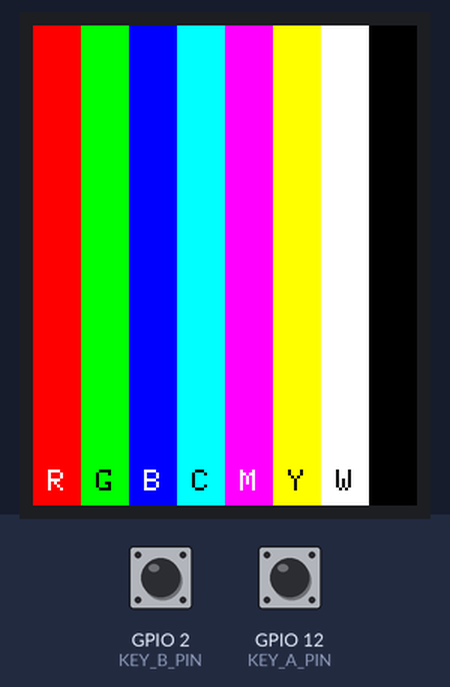
The sketch below on a simulated ESP32. Parts: 128×160 colour display. Inputs (shaded band) come from the test bench; at power-on: GPIO 12 (KEY_A_PIN) HIGH, GPIO 2 (KEY_B_PIN) HIGH. What the sketch prints to the serial monitor is not drawn.

Above: at 2.9 s.
3.0 s: GPIO 12 (KEY_A_PIN) pulled LOW for 0.15 s
At 3.5 s:
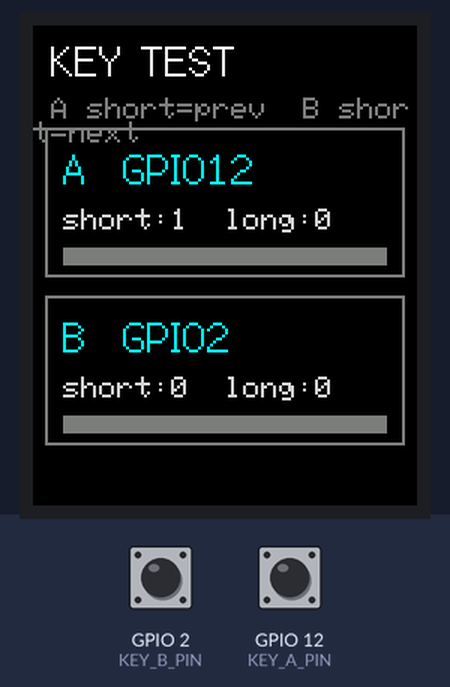
4.7 s: GPIO 2 (KEY_B_PIN) pulled LOW for 1 s
At 6.1 s:
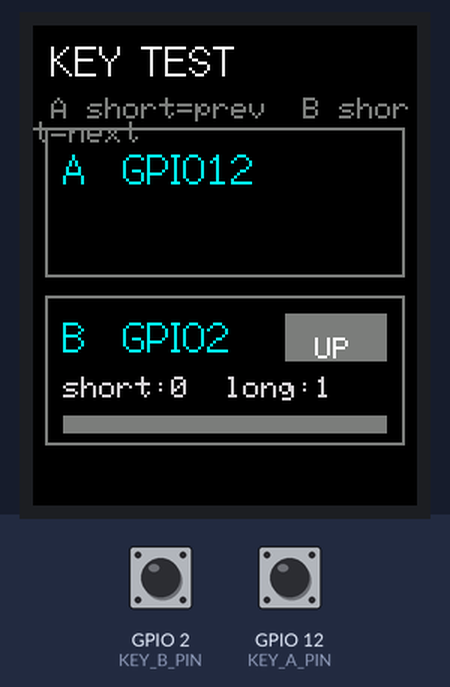
7.2 s: GPIO 2 (KEY_B_PIN) pulled LOW for 0.15 s
At 7.32 s:
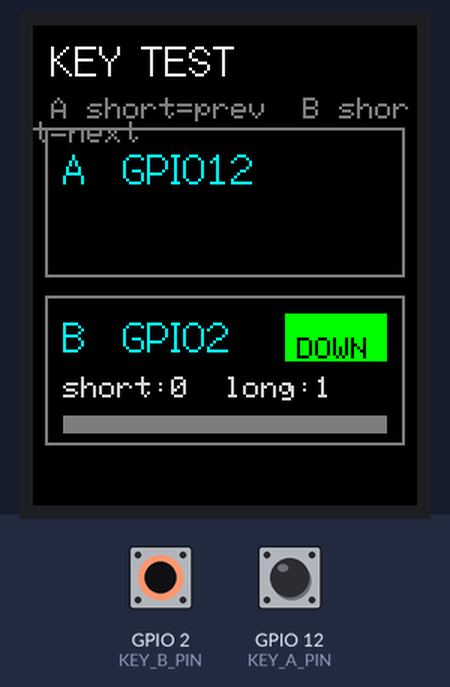
8.9 s: GPIO 12 (KEY_A_PIN) pulled LOW for 0.15 s
At 10.3 s:
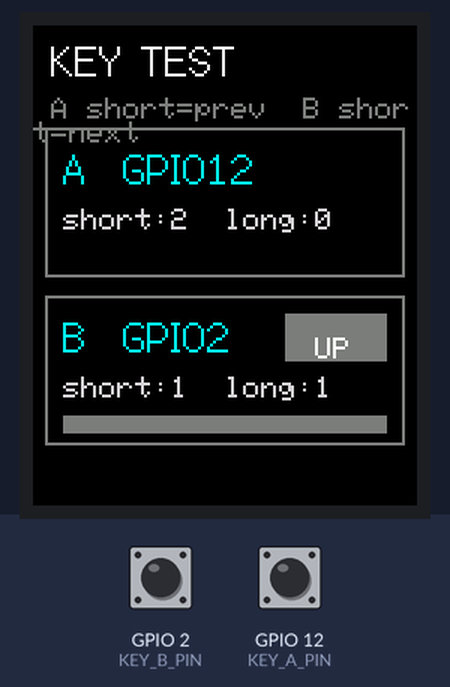
10.6 s: GPIO 12 (KEY_A_PIN) pulled LOW for 1 s
At 10.78 s:
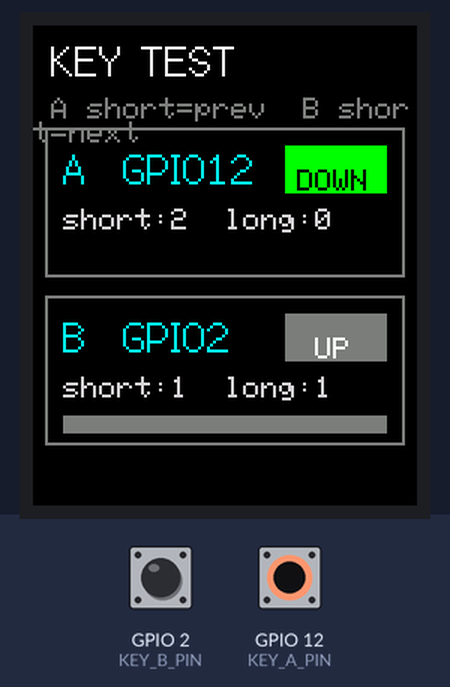
13.1 s: GPIO 2 (KEY_B_PIN) pulled LOW for 0.15 s
At 14.1 s:
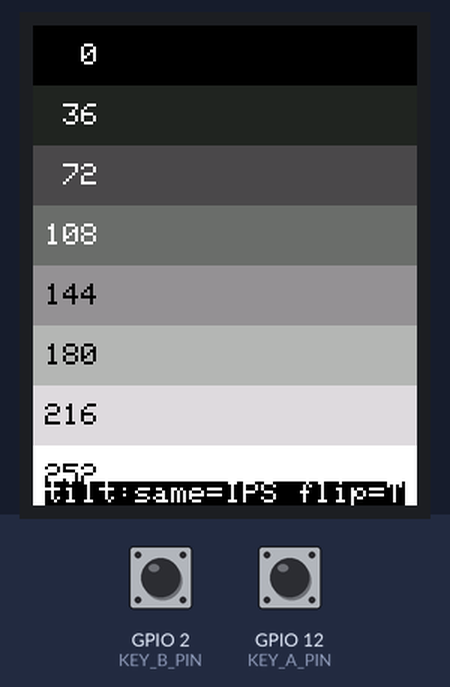
Timing chart, 0 to 15.8 s (numbered marks = the images above; inputs shaded):
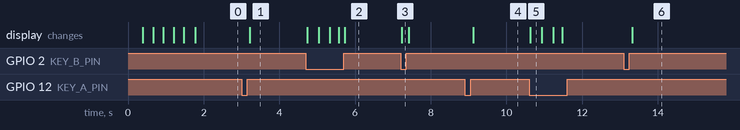

Measured:
- after the input at 3.0 s, the display: changes after 0.21 s (image 1)
- after the input at 4.7 s, the display: first changes at once (image 2 shows a later state)
- after the input at 7.2 s, the display: changes at once (image 3)
- after the input at 8.9 s, the display: changes after 0.22 s (image 4)
- after the input at 10.6 s, the display: changes at once (image 5)
- after the input at 13.1 s, the display: changes after 0.23 s (image 6)

The sketch:

DisplayTest.ino
```cpp
/* ============================================================================
 *  DisplayTest.ino —— 双层 ESP8266 倒数日
 *  屏幕 + 按键 联测程序（第一版点屏验证）
 * ----------------------------------------------------------------------------
 *  硬件接线（NodeMCU 丝印）：
 *    ST7735 屏： CS->D8  DC->D3  RST->D0  MOSI->D7  SCLK->D5  BLK->3.3V
 *    按键：      A -> D6 (GPIO12)      B -> D4 (GPIO2)    按下接地
 *
 *  本程序做什么：
 *    1. 开机先全屏快闪 红/绿/蓝/白/黑 —— 一眼判断屏是否点亮、有无坏区
 *    2. 彩条页  ：8 根纯色竖条（验证颜色对不对）
 *    3. 灰阶页  ：8 级灰阶横条（侧看不变序 = IPS；顺序颠倒 = TN）
 *    4. 边框页  ：四角定位块 + 边框 + 文字（验证偏移量和字体）
 *    5. 按键页  ：实时显示 A/B 电平、短按计数、长按进度条
 *
 *  操作方式：
 *    未按过任何键时，页面每 3.5 秒自动轮播（0->1->2）
 *    A 短按 = 上一页    B 短按 = 下一页
 *    A 长按 = 回彩条页  B 长按 = 进按键页（长按进度条会走满 0.8 秒）
 *
 *  串口 115200（只用于看日志，不需要输入）
 * ==========================================================================*/

#include <TFT_eSPI.h>

TFT_eSPI tft = TFT_eSPI();

/* ---------------------------- 按键配置 ----------------------------------- */

const uint8_t  KEY_A_PIN   = 12;   // D6
const uint8_t  KEY_B_PIN   = 2;    // D4
const uint16_t DEBOUNCE_MS = 25;   // 消抖
const uint16_t LONG_MS     = 800;  // 长按阈值（与交互设计一致）

struct Key {
  const char *name;
  uint8_t  pin;
  bool     stable;        // 消抖后的状态，true = 按下
  bool     lastRaw;       // 上次原始读数
  uint32_t lastChange;    // 原始电平变化时间（消抖用）
  uint32_t pressStart;    // 按下开始时间（长按计时用）
  bool     longFired;     // 本次按压是否已触发长按
  uint16_t shortCnt;      // 短按计数
  uint16_t longCnt;       // 长按计数
};

Key keyA = { "A", KEY_A_PIN, false, false, 0, 0, false, 0, 0 };
Key keyB = { "B", KEY_B_PIN, false, false, 0, 0, false, 0, 0 };

// 事件返回值
enum { EV_NONE = 0, EV_SHORT = 1, EV_LONG = 2 };

/* ---------------------------- 页面管理 ----------------------------------- */

const uint8_t PAGE_COUNT = 4;
uint8_t  page       = 0;
bool     anyKeyEver = false;        // 一旦按过键，停止自动轮播
uint32_t lastAuto   = 0;
const uint32_t AUTO_MS = 3500;

/* ============================ 页面绘制 =================================== */

/* 页 0：彩条 */
void drawColorBars() {
  const uint16_t cols[8] = { TFT_RED, TFT_GREEN, TFT_BLUE, TFT_CYAN,
                             TFT_MAGENTA, TFT_YELLOW, TFT_WHITE, TFT_BLACK };
  const char *nm[8]      = { "R", "G", "B", "C", "M", "Y", "W", "K" };
  tft.fillScreen(TFT_BLACK);
  for (uint8_t i = 0; i < 8; i++) {
    tft.fillRect(i * 16, 0, 16, 160, cols[i]);
    // 亮色底用黑字、暗色底用白字
    bool dark = (i == 0 || i == 2 || i == 4);
    tft.setTextColor(dark ? TFT_WHITE : TFT_BLACK, cols[i]);
    tft.setTextFont(1);
    tft.setCursor(i * 16 + 5, 148);
    tft.print(nm[i]);
  }
}

/* 页 1：灰阶（IPS/TN 判定页） */
void drawGrayscale() {
  tft.fillScreen(TFT_BLACK);
  for (uint8_t i = 0; i < 8; i++) {
    uint8_t g = i * 36;                      // 0,36,...,252
    uint16_t c = tft.color565(g, g, g);
    tft.fillRect(0, i * 20, 128, 20, c);
    tft.setTextFont(1);
    tft.setTextColor(g > 128 ? TFT_BLACK : TFT_WHITE, c);
    tft.setCursor(4, i * 20 + 6);
    tft.printf("%3d", g);
  }
  tft.setTextColor(TFT_WHITE, TFT_BLACK);
  tft.setCursor(4, 152);
  tft.print("tilt:same=IPS flip=TN");        // 提示：斜看，顺序不变=IPS
}

/* 页 2：边框 + 定位块 + 文字 */
void drawFramePage() {
  tft.fillScreen(TFT_BLACK);
  tft.drawRect(0, 0, 128, 160, TFT_WHITE);

  // 四角定位块：若某块被裁掉/移位，说明显示偏移量不对
  tft.fillRect(3, 3, 8, 8, TFT_RED);       // 左上
  tft.fillRect(117, 3, 8, 8, TFT_GREEN);   // 右上
  tft.fillRect(3, 149, 8, 8, TFT_BLUE);    // 左下
  tft.fillRect(117, 149, 8, 8, TFT_YELLOW);// 右下

  // 中心十字
  tft.drawFastHLine(44, 80, 40, TFT_DARKGREY);
  tft.drawFastVLine(64, 60, 40, TFT_DARKGREY);

  tft.setTextDatum(MC_DATUM);
  tft.setTextColor(TFT_WHITE, TFT_BLACK);

  tft.setTextFont(2);
  tft.drawString("128x160", 64, 38);

  tft.setTextFont(1);
  tft.drawString("ABCDEFGHIJKLMNOPQRST", 64, 60);   // 20 字符 = 120px
  tft.drawString("abcdefghijklmnopqrst", 64, 72);
  tft.drawString("0123456789 : . - +", 64, 84);

  tft.setTextColor(TFT_LIGHTGREY, TFT_BLACK);
  tft.drawString("TL=R TR=G BL=B BR=Y", 64, 106);    // 四角色块图例
  tft.drawString("edge line broken?", 64, 118);
}

/* 页 3：按键监视 */
void drawKeyBoxStatic(uint8_t y, const Key *k) {
  tft.drawRect(4, y, 120, 50, TFT_DARKGREY);
  tft.setTextDatum(TL_DATUM);
  tft.setTextFont(2);
  tft.setTextColor(TFT_CYAN, TFT_BLACK);
  tft.setCursor(10, y + 6);
  tft.printf("%s  GPIO%u", k->name, k->pin);
}

void drawKeyPage(bool full) {
  if (full) {
    tft.fillScreen(TFT_BLACK);
    tft.setTextDatum(TL_DATUM);
    tft.setTextFont(2);
    tft.setTextColor(TFT_WHITE, TFT_BLACK);
    tft.setCursor(6, 4);
    tft.print("KEY TEST");
    tft.setTextFont(1);
    tft.setTextColor(TFT_DARKGREY, TFT_BLACK);
    tft.setCursor(6, 24);
    tft.print("A short=prev  B short=next");
    drawKeyBoxStatic(34, &keyA);
    drawKeyBoxStatic(90, &keyB);
  }
}

// 动态部分：状态药丸 + 计数 + 长按进度条（只在变化时重绘，避免闪烁）
void updateKeyBox(uint8_t y, const Key *k, uint32_t now) {
  // --- 状态药丸 ---
  static bool pillA = false, pillB = false;
  bool *pill = (k->pin == KEY_A_PIN) ? &pillA : &pillB;
  if (k->stable != *pill) {
    *pill = k->stable;
    uint16_t bg = k->stable ? TFT_GREEN : TFT_DARKGREY;
    tft.fillRect(84, y + 6, 34, 16, bg);
    tft.setTextDatum(ML_DATUM);
    tft.setTextFont(1);
    tft.setTextColor(k->stable ? TFT_BLACK : TFT_WHITE, bg);
    tft.setCursor(88, y + 14);
    tft.print(k->stable ? "DOWN" : " UP ");
  }

  // --- 计数行 ---
  static uint16_t lastS[2] = { 0xFFFF, 0xFFFF };
  static uint16_t lastL[2] = { 0xFFFF, 0xFFFF };
  uint8_t idx = (k->pin == KEY_A_PIN) ? 0 : 1;
  if (k->shortCnt != lastS[idx] || k->longCnt != lastL[idx]) {
    lastS[idx] = k->shortCnt;
    lastL[idx] = k->longCnt;
    tft.fillRect(10, y + 26, 110, 10, TFT_BLACK);
    tft.setTextDatum(TL_DATUM);
    tft.setTextFont(1);
    tft.setTextColor(TFT_LIGHTGREY, TFT_BLACK);
    tft.setCursor(10, y + 27);
    tft.printf("short:%u  long:%u", k->shortCnt, k->longCnt);
  }

  // --- 长按进度条（按住时走满 0.8s 后触发长按）---
  static int8_t progA = -1, progB = -1;
  int8_t *prog = (k->pin == KEY_A_PIN) ? &progA : &progB;
  int8_t w = -1;
  if (k->stable && !k->longFired) {
    uint32_t dur = now - k->pressStart;
    w = (int8_t)((dur * 100UL) / LONG_MS);
    if (w > 100) w = 100;
  } else {
    w = 0;
  }
  if (w != *prog) {
    // 清底后画填充（宽度 0~100 映射到 108px）
    tft.fillRect(10, y + 40, 108, 6, TFT_DARKGREY);
    if (w > 0) tft.fillRect(10, y + 40, (w * 108) / 100, 6, TFT_ORANGE);
    *prog = w;
  }
}

void drawPage(uint8_t p) {
  switch (p) {
    case 0: drawColorBars();  break;
    case 1: drawGrayscale();  break;
    case 2: drawFramePage();  break;
    case 3: drawKeyPage(true); break;
  }
}

/* ============================ 按键扫描 =================================== */

// 返回 EV_NONE / EV_SHORT / EV_LONG（长按在按住期间触发一次，松手不再计短按）
uint8_t scanKey(Key *k, uint32_t now) {
  bool raw = (digitalRead(k->pin) == LOW);   // 内部上拉：按下 = LOW

  if (raw != k->lastRaw) {                   // 原始电平变化 → 重新计时
    k->lastRaw    = raw;
    k->lastChange = now;
    return EV_NONE;
  }

  if (now - k->lastChange < DEBOUNCE_MS) return EV_NONE;  // 还没稳定

  if (raw != k->stable) {                    // 消抖后确认变化
    k->stable = raw;
    if (raw) {                               // 按下
      k->pressStart = now;
      k->longFired  = false;
    } else {                                 // 松手
      if (!k->longFired) {                   // 没触发过长按 → 记短按
        k->shortCnt++;
        return EV_SHORT;
      }
    }
    return EV_NONE;
  }

  if (k->stable && !k->longFired && (now - k->pressStart >= LONG_MS)) {
    k->longFired = true;
    k->longCnt++;
    return EV_LONG;
  }
  return EV_NONE;
}

/* ============================ setup / loop =============================== */

void setup() {
  Serial.begin(115200);
  delay(200);
  Serial.println("\n[DisplayTest] 屏幕 + 按键 联测程序启动");

  pinMode(KEY_A_PIN, INPUT_PULLUP);
  pinMode(KEY_B_PIN, INPUT_PULLUP);

  tft.init();
  tft.setRotation(0);                 // 竖屏 128x160
  tft.fillScreen(TFT_BLACK);

  Serial.printf("[DisplayTest] 屏宽 %d 高 %d\n", tft.width(), tft.height());

  // 开机快闪：红→绿→蓝→白→黑（一眼验证点亮与色彩）
  const uint16_t flashCols[5] = { TFT_RED, TFT_GREEN, TFT_BLUE, TFT_WHITE, TFT_BLACK };
  for (uint8_t i = 0; i < 5; i++) {
    tft.fillScreen(flashCols[i]);
    delay(250);
  }

  lastAuto = millis();
  drawPage(page);
}

void loop() {
  uint32_t now = millis();

  // ---- 按键 ----
  uint8_t evA = scanKey(&keyA, now);
  uint8_t evB = scanKey(&keyB, now);

  if (evA || evB) anyKeyEver = true;

  if (evA == EV_SHORT) {
    page = (page + PAGE_COUNT - 1) % PAGE_COUNT;      // A 短按 = 上一页
    drawPage(page);
    Serial.printf("[key] A short -> page %u\n", page);
  }
  if (evB == EV_SHORT) {
    page = (page + 1) % PAGE_COUNT;                   // B 短按 = 下一页
    drawPage(page);
    Serial.printf("[key] B short -> page %u\n", page);
  }
  if (evA == EV_LONG) {                               // A 长按 = 回彩条页
    page = 0;
    drawPage(page);
    Serial.println("[key] A long -> page 0");
  }
  if (evB == EV_LONG) {                               // B 长按 = 进按键页
    page = 3;
    drawPage(page);
    Serial.println("[key] B long -> page 3");
  }

  // ---- 自动轮播（仅限从没按过键时，仅 0~2 页）----
  if (!anyKeyEver && page < 3 && (now - lastAuto >= AUTO_MS)) {
    lastAuto = now;
    page = (page + 1) % 3;
    drawPage(page);
  }

  // ---- 按键页动态刷新 ----
  if (page == 3) {
    updateKeyBox(34, &keyA, now);
    updateKeyBox(90, &keyB, now);
  }

  delay(5);
}
```
